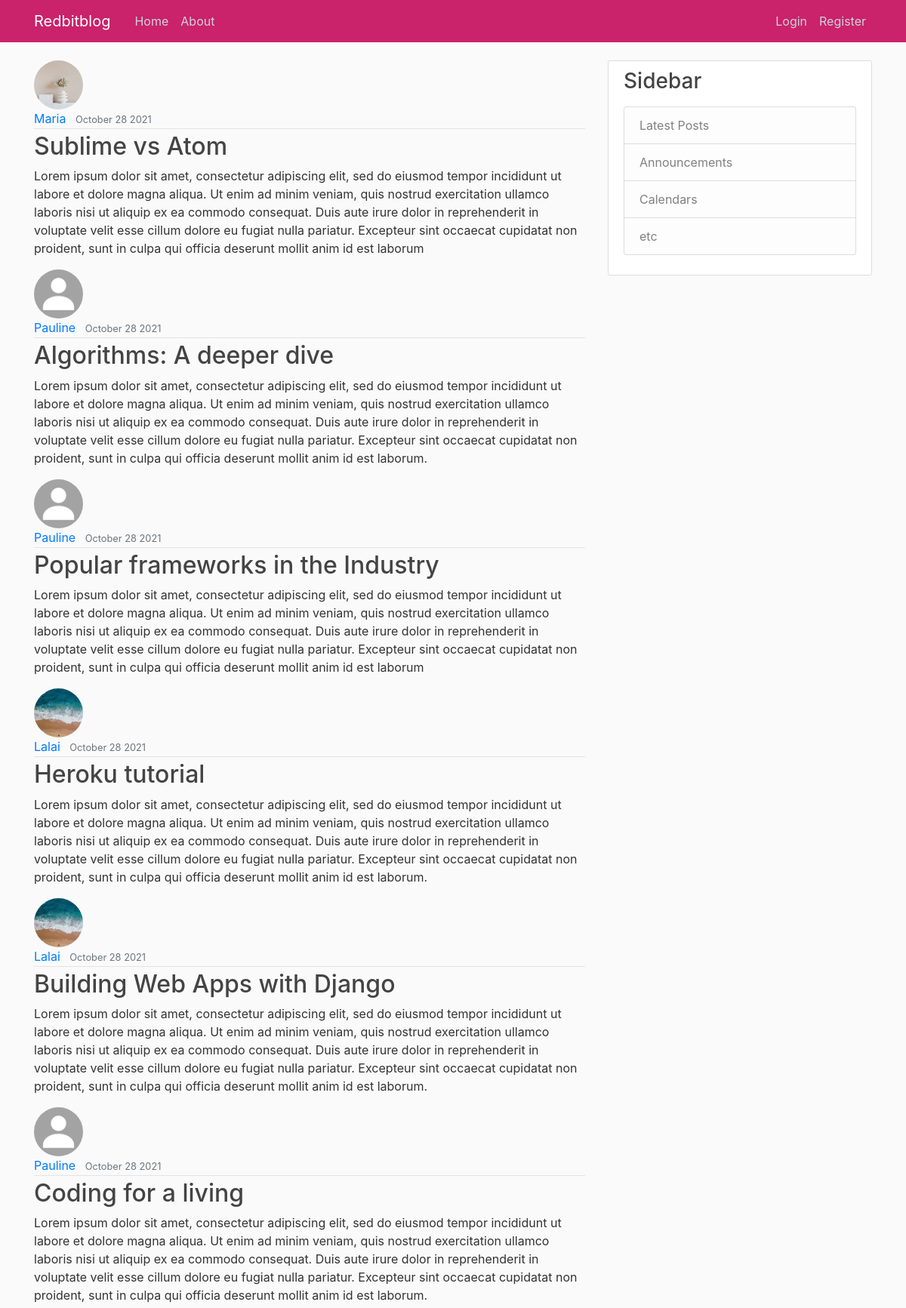
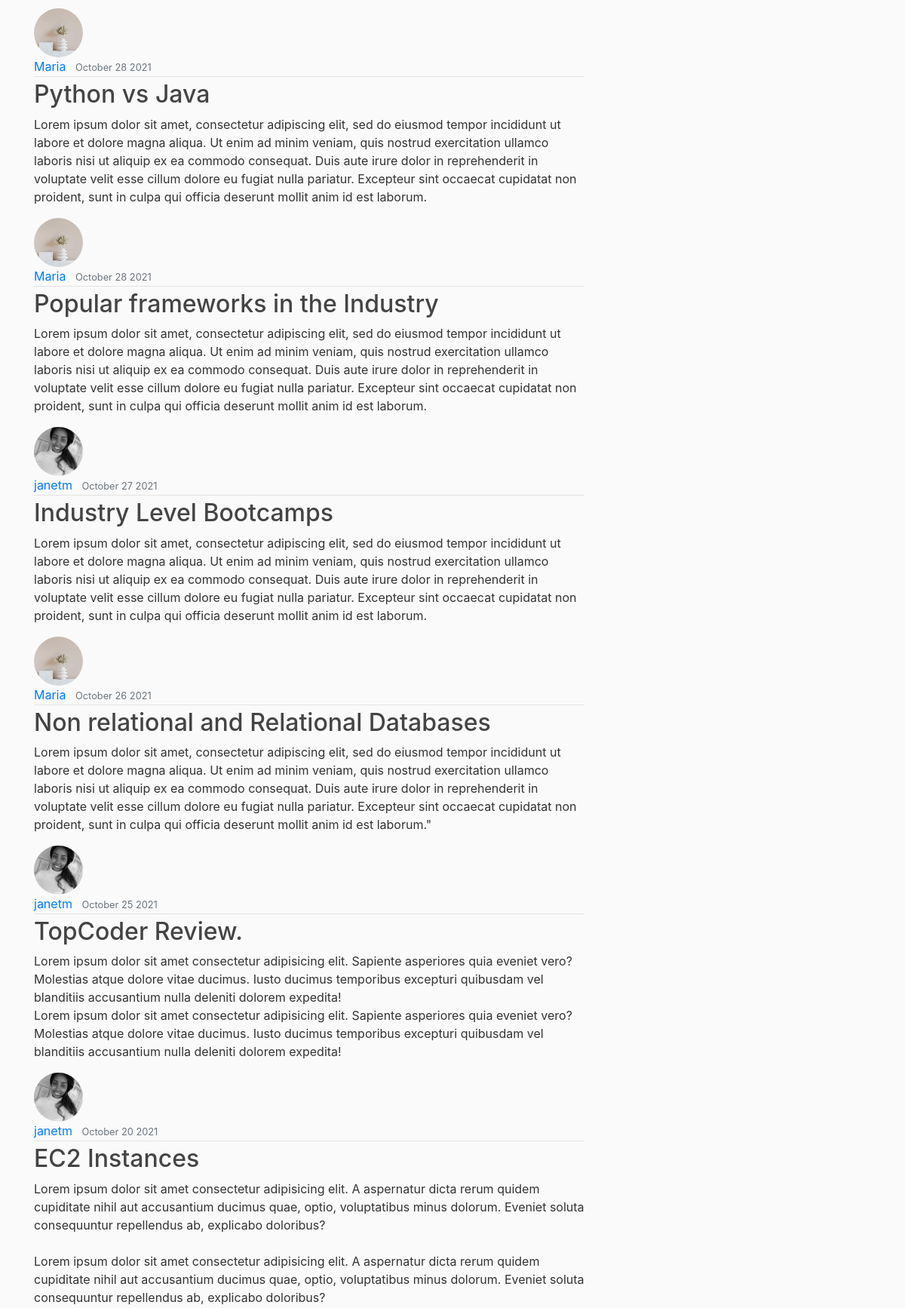
The page / (upper part) on the database its author committed (2 pictures, top to bottom).
### blog/models.py (models this page shows, shortened)
class Post(models.Model):
    title = models.CharField(max_length=100)
    content = models.TextField()
    date = models.DateTimeField(default=timezone.now)
    author = models.ForeignKey(
        User, on_delete=models.CASCADE)

### users/models.py (models this page shows, shortened)
class Profile(models.Model):
    user = models.OneToOneField(User, on_delete=models.CASCADE)
    image = models.ImageField(default='default.jpg', upload_to='profile_pics')

### blog/views.py (the view)
# urls.py: path('', blog_views.PostListView.as_view(), name='blog-home'),
class PostListView(ListView):
    model = Post
    template_name = 'blog/home.html'  # <app>/<model>_<viewtype>.html
    context_object_name = 'posts'
    ordering = ['-date']

### blog/templates/blog/home.html
{%extends 'blog/base.html'%}
{%block content%}
    {%for post in posts%}
    <article class="media-content-section">
        <img class="rounded-circle article-img" src="{{post.author.profile.image.url}}">
        <div class="media-body">
            <div class="article-metadata">
                <a class= "mr-2" href="#">{{post.author}}</a>
                <small class="text-muted">{{post.date|date:'F d Y'}}</small>
            </div>
            <h2><a class="article-title" href="{%url 'post-detail' post.id%}">{{post.title}}</a></h2>
            <p class="article-content">{{post.content}}</p>
        </div>
    </article>
    {%endfor%}
{%endblock content%}

### blog/static/blog/main.css (style rules this page uses)
body { background: #fafafa; color: #333333; margin-top: 5rem; }
h1, h2, h3, h4, h5, h6 { color: #444444; }
.article-title { color: #444444; }
.article-content { white-space: pre-line; }
.article-img { height: 65px; width: 65px; margin-right: 16px; }
.article-metadata { padding-bottom: 1px; margin-bottom: 4px; border-bottom: 1px solid #e3e3e3; }

### rows shown on the page
Post: author.profile.image (picture), author "Maria", date "October 28 2021", title "Sublime vs Atom", content "Lorem ipsum dolor sit amet, consectetur adipiscing elit, sed do eiusmod tempor incididunt ut labore et dolore magna aliqua. Ut enim ad minim veniam, quis nostrud exercitation ullamco laboris nisi ut aliquip ex ea commodo consequat. Duis aute irure dolor in reprehenderit in voluptate velit esse cillum dolore eu fugiat nulla pariatur. Excepteur sint occaecat cupidatat non proident, sunt in culpa qui officia deserunt mollit anim id est laborum"
Post: author.profile.image (placeholder picture), author "Pauline", date "October 28 2021", title "Algorithms: A deeper dive", content "Lorem ipsum dolor sit amet, consectetur adipiscing elit, sed do eiusmod tempor incididunt ut labore et dolore magna aliqua. Ut enim ad minim veniam, quis nostrud exercitation ullamco laboris nisi ut aliquip ex ea commodo consequat. Duis aute irure dolor in reprehenderit in voluptate velit esse cillum dolore eu fugiat nulla pariatur. Excepteur sint occaecat cupidatat non proident, sunt in culpa qui officia deserunt mollit anim id est laborum."
Post: author.profile.image (placeholder picture), author "Pauline", date "October 28 2021", title "Popular frameworks in the Industry", content "Lorem ipsum dolor sit amet, consectetur adipiscing elit, sed do eiusmod tempor incididunt ut labore et dolore magna aliqua. Ut enim ad minim veniam, quis nostrud exercitation ullamco laboris nisi ut aliquip ex ea commodo consequat. Duis aute irure dolor in reprehenderit in voluptate velit esse cillum dolore eu fugiat nulla pariatur. Excepteur sint occaecat cupidatat non proident, sunt in culpa qui officia deserunt mollit anim id est laborum"
Post: author.profile.image (picture), author "Lalai", date "October 28 2021", title "Heroku tutorial", content "Lorem ipsum dolor sit amet, consectetur adipiscing elit, sed do eiusmod tempor incididunt ut labore et dolore magna aliqua. Ut enim ad minim veniam, quis nostrud exercitation ullamco laboris nisi ut aliquip ex ea commodo consequat. Duis aute irure dolor in reprehenderit in voluptate velit esse cillum dolore eu fugiat nulla pariatur. Excepteur sint occaecat cupidatat non proident, sunt in culpa qui officia deserunt mollit anim id est laborum."
Post: author.profile.image (picture), author "Lalai", date "October 28 2021", title "Building Web Apps with Django", content "Lorem ipsum dolor sit amet, consectetur adipiscing elit, sed do eiusmod tempor incididunt ut labore et dolore magna aliqua. Ut enim ad minim veniam, quis nostrud exercitation ullamco laboris nisi ut aliquip ex ea commodo consequat. Duis aute irure dolor in reprehenderit in voluptate velit esse cillum dolore eu fugiat nulla pariatur. Excepteur sint occaecat cupidatat non proident, sunt in culpa qui officia deserunt mollit anim id est laborum."
Post: author.profile.image (placeholder picture), author "Pauline", date "October 28 2021", title "Coding for a living", content "Lorem ipsum dolor sit amet, consectetur adipiscing elit, sed do eiusmod tempor incididunt ut labore et dolore magna aliqua. Ut enim ad minim veniam, quis nostrud exercitation ullamco laboris nisi ut aliquip ex ea commodo consequat. Duis aute irure dolor in reprehenderit in voluptate velit esse cillum dolore eu fugiat nulla pariatur. Excepteur sint occaecat cupidatat non proident, sunt in culpa qui officia deserunt mollit anim id est laborum."
Post: author.profile.image (picture), author "Maria", date "October 28 2021", title "Python vs Java", content "Lorem ipsum dolor sit amet, consectetur adipiscing elit, sed do eiusmod tempor incididunt ut labore et dolore magna aliqua. Ut enim ad minim veniam, quis nostrud exercitation ullamco laboris nisi ut aliquip ex ea commodo consequat. Duis aute irure dolor in reprehenderit in voluptate velit esse cillum dolore eu fugiat nulla pariatur. Excepteur sint occaecat cupidatat non proident, sunt in culpa qui officia deserunt mollit anim id est laborum."
Post: author.profile.image (picture), author "Maria", date "October 28 2021", title "Popular frameworks in the Industry", content "Lorem ipsum dolor sit amet, consectetur adipiscing elit, sed do eiusmod tempor incididunt ut labore et dolore magna aliqua. Ut enim ad minim veniam, quis nostrud exercitation ullamco laboris nisi ut aliquip ex ea commodo consequat. Duis aute irure dolor in reprehenderit in voluptate velit esse cillum dolore eu fugiat nulla pariatur. Excepteur sint occaecat cupidatat non proident, sunt in culpa qui officia deserunt mollit anim id est laborum."
Post: author.profile.image (picture), author "janetm", date "October 27 2021", title "Industry Level Bootcamps", content "Lorem ipsum dolor sit amet, consectetur adipiscing elit, sed do eiusmod tempor incididunt ut labore et dolore magna aliqua. Ut enim ad minim veniam, quis nostrud exercitation ullamco laboris nisi ut aliquip ex ea commodo consequat. Duis aute irure dolor in reprehenderit in voluptate velit esse cillum dolore eu fugiat nulla pariatur. Excepteur sint occaecat cupidatat non proident, sunt in culpa qui officia deserunt mollit anim id est laborum."
Post: author.profile.image (picture), author "Maria", date "October 26 2021", title "Non relational and Relational Databases", content "Lorem ipsum dolor sit amet, consectetur adipiscing elit, sed do eiusmod tempor incididunt ut labore et dolore magna aliqua. Ut enim ad minim veniam, quis nostrud exercitation ullamco laboris nisi ut aliquip ex ea commodo consequat. Duis aute irure dolor in reprehenderit in voluptate velit esse cillum dolore eu fugiat nulla pariatur. Excepteur sint occaecat cupidatat non proident, sunt in culpa qui officia deserunt mollit anim id est laborum.\""
Post: author.profile.image (picture), author "janetm", date "October 25 2021", title "TopCoder Review.", content "Lorem ipsum dolor sit amet consectetur adipisicing elit. Sapiente asperiores quia eveniet vero? Molestias atque dolore vitae ducimus. Iusto ducimus temporibus excepturi quibusdam vel blanditiis accusantium nulla deleniti dolorem expedita! Lorem ipsum dolor sit amet consectetur adipisicing elit. Sapiente asperiores quia eveniet vero? Molestias atque dolore vitae ducimus. Iusto ducimus temporibus excepturi quibusdam vel blanditiis accusantium nulla deleniti dolorem expedita!"
Post: author.profile.image (picture), author "janetm", date "October 20 2021", title "EC2 Instances", content "Lorem ipsum dolor sit amet consectetur adipisicing elit. A aspernatur dicta rerum quidem cupiditate nihil aut accusantium ducimus quae, optio, voluptatibus minus dolorum. Eveniet soluta consequuntur repellendus ab, explicabo doloribus? Lorem ipsum dolor sit amet consectetur adipisicing elit. A aspernatur dicta rerum quidem cupiditate nihil aut accusantium ducimus quae, optio, voluptatibus minus dolorum. Eveniet soluta consequuntur repellendus ab, explicabo doloribus?"
